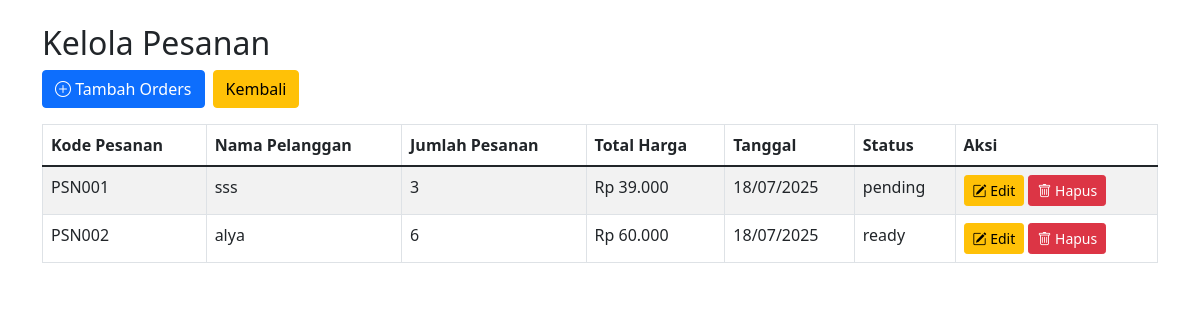
Page /admin0/manage_orders.php (signed in) on the earlier database version.
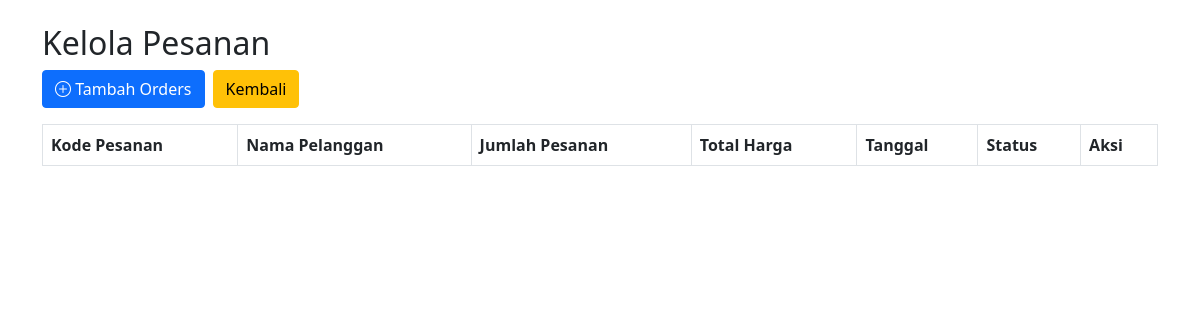
Same page on the later database version.
### tables this page shows
CREATE TABLE `pesanan` (
  `kode_pesanan` varchar(225) NOT NULL,
  `nama_pelanggan` varchar(100) NOT NULL,
  `kode_menu` varchar(255) NOT NULL,
  `total_harga` decimal(10,2) NOT NULL,
  `tgl_pesanan` datetime DEFAULT NULL ON UPDATE CURRENT_TIMESTAMP,
  `jumlah` int NOT NULL,
  `status_pesanan` varchar(50) DEFAULT NULL
);

### classes/Pesanan.php (called while the page is built, shortened)
<?php
class Pesanan
{
    private $conn;
    public function __construct($db)
    {
        $this->conn = $db;
    }
    public function read()
    {
        $query = "SELECT * FROM pesanan ORDER BY tgl_pesanan DESC";
        $stmt = $this->conn->prepare($query);
        $stmt->execute();
        return $stmt;
    }
}
?>

### admin0/manage_orders.php (the view, shortened to what this page needs)
<?php
require_once __DIR__ . '/../classes/Pesanan.php';
$database = new Database();
$db = $database->getConnection();
$pesanan = new Pesanan($db);
$stmt = $pesanan->read();
?>
<!DOCTYPE html>
<html lang="id">
<head>
    <link href="https://cdn.jsdelivr.net/npm/bootstrap@5.1.3/dist/css/bootstrap.min.css" rel="stylesheet">
    <link href="https://cdn.jsdelivr.net/npm/bootstrap-icons@1.10.5/font/bootstrap-icons.css" rel="stylesheet">
</head>
<body>
    <div class="container mt-4">
        <h2>Kelola Pesanan</h2>
        <div class="mb-3 d-flex gap-2">
            <a href="tambah_orders.php" class="btn btn-primary">
                <i class="bi bi-plus-circle"></i> Tambah Orders
            </a>
            <a href="dashboard.php" class="btn btn-warning">
                Kembali
            </a>
        </div>
        <table class="table table-bordered table-striped">
            <thead>
                <tr>
                    <th>Kode Pesanan</th>
                    <th>Nama Pelanggan</th>
                    <th>Jumlah Pesanan</th>
                    <th>Total Harga</th>
                    <th>Tanggal</th>
                    <th>Status</th>
                    <th>Aksi</th>
                </tr>
            </thead>
            <tbody>
                <?php while($row = $stmt->fetch(PDO::FETCH_ASSOC)): ?>
                <tr>
                    <td><?= htmlspecialchars($row['kode_pesanan']); ?></td>
                    <td><?= htmlspecialchars($row['nama_pelanggan'] ?? ''); ?></td>
                    <td><?= htmlspecialchars($row['jumlah'] ?? ''); ?></td>
                    <td>Rp <?= number_format($row['total_harga'], 0, ',', '.'); ?></td>
                    <td><?= date('d/m/Y', strtotime($row['tgl_pesanan'])); ?></td>
                    <td><?= htmlspecialchars($row['status_pesanan'] ?? ''); ?></td>
                    <td>
                        <a href="edit_orders.php?kode_pesanan=<?= urlencode($row['kode_pesanan']); ?>" class="btn btn-sm btn-warning">
                            <i class="bi bi-pencil-square"></i> Edit
                        </a>
                        <a href="delete_orders.php?kode_pesanan=<?= urlencode($row['kode_pesanan']); ?>" class="btn btn-sm btn-danger" onclick="return confirm('Apakah Anda yakin ingin menghapus pesanan ini?');">
                            <i class="bi bi-trash"></i> Hapus
                        </a>
                    </td>
                </tr>
                <?php endwhile; ?>
            </tbody>
        </table>
    </div>
</body>
</html>

Differences in the rows shown:
removed pesanan: kode_pesanan "PSN001", nama_pelanggan "sss", jumlah "3", total_harga "39.000", tgl_pesanan "18/07/2025", status_pesanan "pending"
removed pesanan: kode_pesanan "PSN002", nama_pelanggan "alya", jumlah "6", total_harga "60.000", tgl_pesanan "18/07/2025", status_pesanan "ready"
